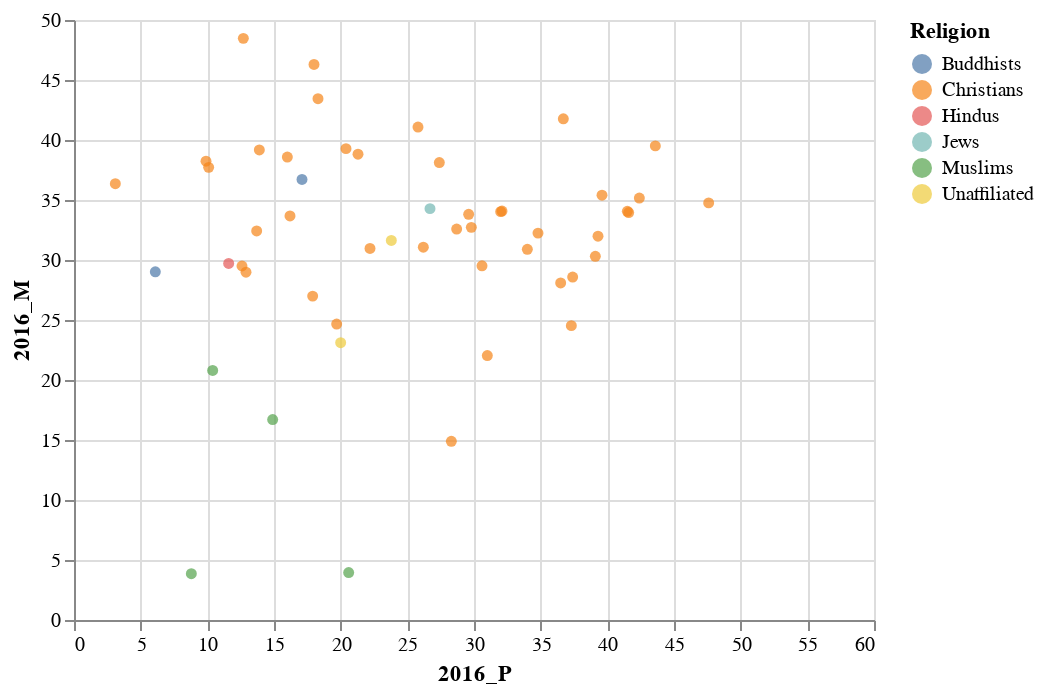

The cell this chart's notebook holds for it:
### Markdown cell above
**What is the relationship between the proportion women in managment and parliament, by religion of country?**

### Code cell
Chart(final_df[final_df["Religion"] != "Nan"]).mark_circle(clip=True).encode(
    x=X("2016_P", scale=Scale(domain=(0, 60))),
    y=Y("2016_M",scale=Scale(domain=(0, 50))),
    color="Religion"
)

### Figure 1 — Vega-Lite specification as saved in the notebook (floating-point values rounded to 4 significant figures; data arrays with more than 128 entries replaced by an {"elided": "..."} marker saying what was removed)
{"$schema": "https://vega.github.io/schema/vega-lite/v2.4.1.json", "config": {"view": {"height": 300, "width": 400}}, "data": {"values": {"elided": "180 records"}}, "encoding": {"color": {"field": "Religion", "type": "nominal"}, "x": {"field": "2016_P", "scale": {"domain": [0, 60]}, "type": "quantitative"}, "y": {"field": "2016_M", "scale": {"domain": [0, 50]}, "type": "quantitative"}}, "mark": {"clip": true, "type": "circle"}}
